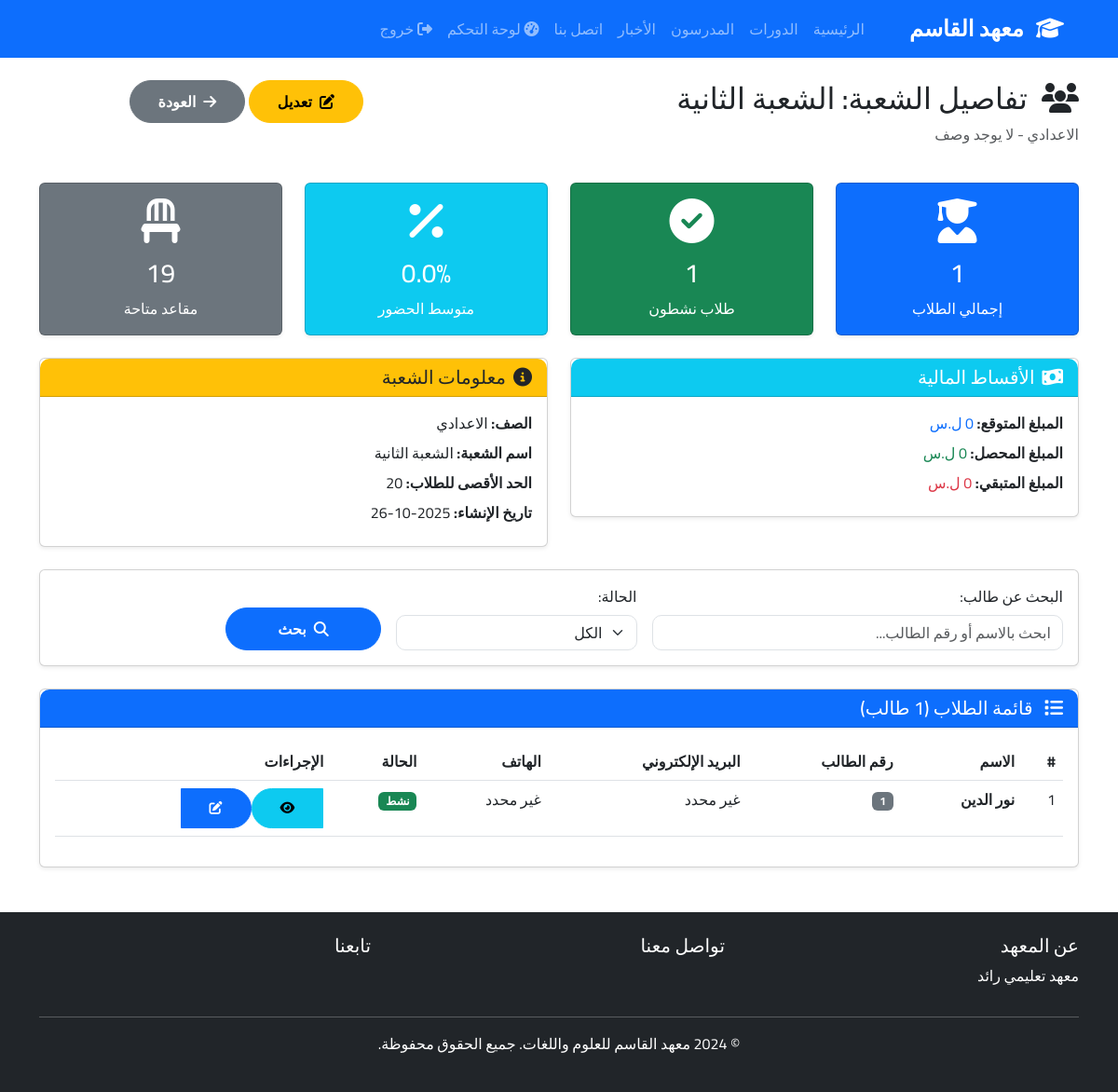
Page /admin/sections/view/2 (signed in) on the committed database.
### app/models/class_grade.py (models this page shows, shortened)
class Section(db.Model):
    __tablename__ = 'sections'
    id = db.Column(db.Integer, primary_key=True)
    name = db.Column(db.String(100), nullable=False)
    class_grade_id = db.Column(db.Integer, db.ForeignKey('class_grades.id'), nullable=False)
    description = db.Column(db.Text)
    max_students = db.Column(db.Integer)
    display_order = db.Column(db.Integer, default=0)
    created_at = db.Column(db.DateTime, default=damascus_now)
    class_grade = db.relationship('ClassGrade', back_populates='sections')
    students = db.relationship('Student', back_populates='section', lazy='dynamic')
    __table_args__ = (db.UniqueConstraint('name', 'class_grade_id', name='unique_section_per_grade'),)

class ClassGrade(db.Model):
    __tablename__ = 'class_grades'
    id = db.Column(db.Integer, primary_key=True)
    name = db.Column(db.String(100), nullable=False, unique=True)
    description = db.Column(db.Text)
    display_order = db.Column(db.Integer, default=0)
    created_at = db.Column(db.DateTime, default=damascus_now)
    sections = db.relationship('Section', back_populates='class_grade', lazy='dynamic', cascade='all, delete-orphan')
    students = db.relationship('Student', back_populates='class_grade', lazy='dynamic')

### app/models/student.py (models this page shows, shortened)
class Student(db.Model):
    __tablename__ = 'students'
    id = db.Column(db.Integer, primary_key=True)
    user_id = db.Column(db.Integer, db.ForeignKey('users.id'), nullable=False, unique=True)
    student_number = db.Column(db.String(50), unique=True)
    phone = db.Column(db.String(20))
    address = db.Column(db.Text)
    date_of_birth = db.Column(db.Date)
    photo = db.Column(db.String(255))
    guardian_name = db.Column(db.String(100))
    guardian_phone = db.Column(db.String(20))
    class_grade_id = db.Column(db.Integer, db.ForeignKey('class_grades.id'))
    section_id = db.Column(db.Integer, db.ForeignKey('sections.id'))
    created_at = db.Column(db.DateTime, default=damascus_now)
    user = db.relationship('User', backref='student_profile', foreign_keys=[user_id])
    class_grade = db.relationship('ClassGrade', back_populates='students')
    section = db.relationship('Section', back_populates='students')
    enrollments = db.relationship('Enrollment', backref='student', lazy='dynamic', cascade='all, delete-orphan')
    grades = db.relationship('Grade', backref='student', lazy='dynamic', cascade='all, delete-orphan')

### app/models/user.py (models this page shows, shortened)
class User(UserMixin, db.Model):
    __tablename__ = 'users'
    id = db.Column(db.Integer, primary_key=True)
    phone_number = db.Column(db.String(20), unique=True, nullable=False, index=True)
    password_hash = db.Column(db.String(255), nullable=False)
    full_name = db.Column(db.String(100), nullable=False)
    role = db.Column(db.String(20), nullable=False)
    is_active = db.Column(db.Boolean, default=True)
    created_at = db.Column(db.DateTime, default=damascus_now)
    session_version = db.Column(db.String(64), default=lambda: secrets.token_hex(32))
    permissions = db.Column(db.JSON, default={})
    def is_super_admin(self):
        return self.role == 'admin' and self.phone_number == '0938074766'

### app/routes/admin.py (the view, shortened to what this page needs)
@bp.route('/sections/view/<int:section_id>')
@role_or_permission_required(roles=['admin', 'assistant'], permissions=['sections.view'])
def view_section(section_id):
    from sqlalchemy import func
    section = Section.query.get_or_404(section_id)
    page = request.args.get('page', 1, type=int)
    search = request.args.get('search', '')
    status = request.args.get('status', '')
    query = section.students.join(User)
    if status:
        if status == 'active':
            query = query.filter(User.is_active == True)
        elif status == 'inactive':
            query = query.filter(User.is_active == False)
    students_paginated = query.paginate(page=page, per_page=20, error_out=False)
    total_students = section.students.count()
    active_students = section.students.join(User).filter(User.is_active == True).count()
    inactive_students = total_students - active_students
    total_payments = db.session.query(
        func.sum(Payment.total_amount),
        func.sum(Payment.paid_amount)
    ).join(Student).filter(Student.section_id == section_id).first()
    total_expected = total_payments[0] or 0
    total_collected = total_payments[1] or 0
    average_attendance = 0
    if total_students > 0:
        student_ids = [s.user_id for s in section.students.all()]
        if student_ids:
            attendance_stats = db.session.query(
                func.count(Attendance.id).label('total'),
                func.sum(db.case((Attendance.status == 'present', 1), else_=0)).label('present_count')
            ).filter(Attendance.user_id.in_(student_ids)).first()
            if attendance_stats[0] and attendance_stats[0] > 0:
                average_attendance = (attendance_stats[1] / attendance_stats[0]) * 100
    stats = {
        'total_students': total_students,
        'active_students': active_students,
        'inactive_students': inactive_students,
        'max_students': section.max_students,
        'available_seats': (section.max_students - total_students) if section.max_students else None,
        'total_expected': total_expected,
        'total_collected': total_collected,
        'average_attendance': round(average_attendance, 2)
    }
    return render_template('admin/view_section.html',
                         section=section,
                         students=students_paginated,
                         stats=stats,
                         search=search,
                         status=status)

### app/templates/admin/view_section.html (shortened to what this page needs)
{% extends "base.html" %}
{% block content %}
<div class="container mt-4">
    <div class="row mb-4">
        <div class="col-md-8">
            <h2>
                <i class="fas fa-users ms-2"></i>
                تفاصيل الشعبة: {{ section.name }}
            </h2>
            <p class="text-muted">{{ section.class_grade.name }} - {{ section.description or 'لا يوجد وصف' }}</p>
        </div>
        <div class="col-md-4 text-end">
            <a href="{{ url_for('admin.edit_section', section_id=section.id) }}" class="btn btn-warning me-2">
                <i class="fas fa-edit ms-2"></i>تعديل
            </a>
            <a href="{{ url_for('admin.grades') }}" class="btn btn-secondary">
                <i class="fas fa-arrow-right ms-2"></i>العودة
            </a>
        </div>
    </div>
    <div class="row mb-4">
        <div class="col-md-3">
            <div class="card text-center bg-primary text-white shadow-sm">
                <div class="card-body">
                    <i class="fas fa-user-graduate fa-3x mb-3"></i>
                    <h3>{{ stats.total_students }}</h3>
                    <p class="mb-0">إجمالي الطلاب</p>
                </div>
            </div>
        </div>
        <div class="col-md-3">
            <div class="card text-center bg-success text-white shadow-sm">
                <div class="card-body">
                    <i class="fas fa-check-circle fa-3x mb-3"></i>
                    <h3>{{ stats.active_students }}</h3>
                    <p class="mb-0">طلاب نشطون</p>
                </div>
            </div>
        </div>
        <div class="col-md-3">
            <div class="card text-center bg-info text-white shadow-sm">
                <div class="card-body">
                    <i class="fas fa-percentage fa-3x mb-3"></i>
                    <h3>{{ "%.1f"|format(stats.average_attendance) }}%</h3>
                    <p class="mb-0">متوسط الحضور</p>
                </div>
            </div>
        </div>
        <div class="col-md-3">
            <div class="card text-center {% if stats.max_students and stats.total_students >= stats.max_students %}bg-warning{% else %}bg-secondary{% endif %} text-white shadow-sm">
                <div class="card-body">
                    <i class="fas fa-chair fa-3x mb-3"></i>
                    <h3>
                        {% if stats.max_students %}
                        {{ stats.available_seats }}
                        {% else %}
                        ∞
                        {% endif %}
                    </h3>
                    <p class="mb-0">مقاعد متاحة</p>
                </div>
            </div>
        </div>
    </div>
    <div class="row mb-4">
        <div class="col-md-6">
            <div class="card shadow-sm">
                <div class="card-header bg-info text-white">
                    <h5 class="mb-0"><i class="fas fa-money-bill-wave ms-2"></i>الأقساط المالية</h5>
                </div>
                <div class="card-body">
                    <div class="mb-2">
                        <strong>المبلغ المتوقع:</strong>
                        <span class="text-primary">{{ "{:,.0f}".format(stats.total_expected) }} ل.س</span>
                    </div>
                    <div class="mb-2">
                        <strong>المبلغ المحصل:</strong>
                        <span class="text-success">{{ "{:,.0f}".format(stats.total_collected) }} ل.س</span>
                    </div>
                    <div class="mb-2">
                        <strong>المبلغ المتبقي:</strong>
                        <span class="text-danger">{{ "{:,.0f}".format(stats.total_expected - stats.total_collected) }} ل.س</span>
                    </div>
                </div>
            </div>
        </div>
        <div class="col-md-6">
            <div class="card shadow-sm">
                <div class="card-header bg-warning text-dark">
                    <h5 class="mb-0"><i class="fas fa-info-circle ms-2"></i>معلومات الشعبة</h5>
                </div>
                <div class="card-body">
                    <div class="mb-2">
                        <strong>الصف:</strong> {{ section.class_grade.name }}
                    </div>
                    <div class="mb-2">
                        <strong>اسم الشعبة:</strong> {{ section.name }}
                    </div>
                    <div class="mb-2">
                        <strong>الحد الأقصى للطلاب:</strong>
                        {{ section.max_students or 'غير محدد' }}
                    </div>
                    <div class="mb-2">
                        <strong>تاريخ الإنشاء:</strong>
                        {{ section.created_at.strftime('%Y-%m-%d') if section.created_at else 'غير متوفر' }}
                    </div>
                </div>
            </div>
        </div>
    </div>
    <div class="card shadow-sm mb-4">
        <div class="card-body">
            <form method="GET" action="{{ url_for('admin.view_section', section_id=section.id) }}" class="row g-3">
                <div class="col-md-5">
                    <label for="search" class="form-label">البحث عن طالب:</label>
                    <input type="text" class="form-control" id="search" name="search"
                           value="{{ search }}" placeholder="ابحث بالاسم أو رقم الطالب...">
                </div>
                <div class="col-md-3">
                    <label for="status" class="form-label">الحالة:</label>
                    <select class="form-select" id="status" name="status">
                        <option value="">الكل</option>
                    </select>
                </div>
                <div class="col-md-2 d-flex align-items-end">
                    <button type="submit" class="btn btn-primary w-100">
                        <i class="fas fa-search ms-2"></i>بحث
                    </button>
                </div>
            </form>
        </div>
    </div>
    {% if students.items %}
    <div class="card shadow-sm">
        <div class="card-header bg-primary text-white">
            <h5 class="mb-0">
                <i class="fas fa-list ms-2"></i>
                قائمة الطلاب ({{ students.total }} طالب)
            </h5>
        </div>
        <div class="card-body">
            <div class="table-responsive">
                <table class="table table-hover">
                    <thead>
                        <tr>
                            <th>#</th>
                            <th>الاسم</th>
                            <th>رقم الطالب</th>
                            <th>البريد الإلكتروني</th>
                            <th>الهاتف</th>
                            <th>الحالة</th>
                            <th>الإجراءات</th>
                        </tr>
                    </thead>
                    <tbody>
                        {% for student in students.items %}
                        <tr>
                            <td>{{ loop.index + (students.page - 1) * students.per_page }}</td>
                            <td><strong>{{ student.user.full_name }}</strong></td>
                            <td>
                                {% if student.student_number %}
                                <span class="badge bg-secondary">{{ student.student_number }}</span>
                                {% else %}
                                <span class="text-muted">غير محدد</span>
                                {% endif %}
                            </td>
                            <td>{{ student.user.email or 'غير محدد' }}</td>
                            <td>{{ student.phone or 'غير محدد' }}</td>
                            <td>
                                {% if student.user.is_active %}
                                <span class="badge bg-success">نشط</span>
                                {% else %}
                                <span class="badge bg-danger">غير نشط</span>
                                {% endif %}
                            </td>
                            <td>
                                <div class="btn-group btn-group-sm">
                                    <a href="{{ url_for('admin.view_student', student_id=student.id) }}"
                                       class="btn btn-info" title="عرض التفاصيل">
                                        <i class="fas fa-eye"></i>
                                    </a>
                                    <a href="{{ url_for('admin.edit_student', student_id=student.id) }}"
                                       class="btn btn-primary" title="تعديل">
                                        <i class="fas fa-edit"></i>
                                    </a>
                                </div>
                            </td>
                        </tr>
                        {% endfor %}
                    </tbody>
                </table>
            </div>
        </div>
    </div>
    {% else %}
    <div class="alert alert-info text-center">
        <i class="fas fa-info-circle ms-2"></i>
        لا يوجد طلاب في هذه الشعبة بالمعايير المحددة
    </div>
    {% endif %}
</div>
{% endblock %}

### app/static/css/style.css (style rules this page uses)
* { font-family: 'Cairo', sans-serif; }
body { min-height: 100vh; display: flex; flex-direction: column; }
.card { transition: transform 0.3s ease, box-shadow 0.3s ease; }
.btn { border-radius: 25px; padding: 10px 30px; font-weight: 600; }
.form-control, .form-select { border-radius: 10px; }
.card-header { border-radius: 10px 10px 0 0 !important; }
.shadow-sm { box-shadow: 0 0.125rem 0.25rem rgba(0,0,0,0.075) !important; }

### rows in the picture
Section: name "الشعبة الثانية", description "لا يوجد وصف", max_students "20", created_at "2025-10-26"
ClassGrade: class_grade.name "الاعدادي"
Student: user.full_name "نور الدين", student_number "1", user "غير محدد", phone "غير محدد"

### other values in the picture
{{ stats.total_students }} "1"
{{ stats.active_students }} "1"
{{ "%.1f"|format(stats.average_attendance) }} "0.0"
{{ stats.available_seats }} "19"
{{ "{:,.0f}".format(stats.total_expected) }} "0"
